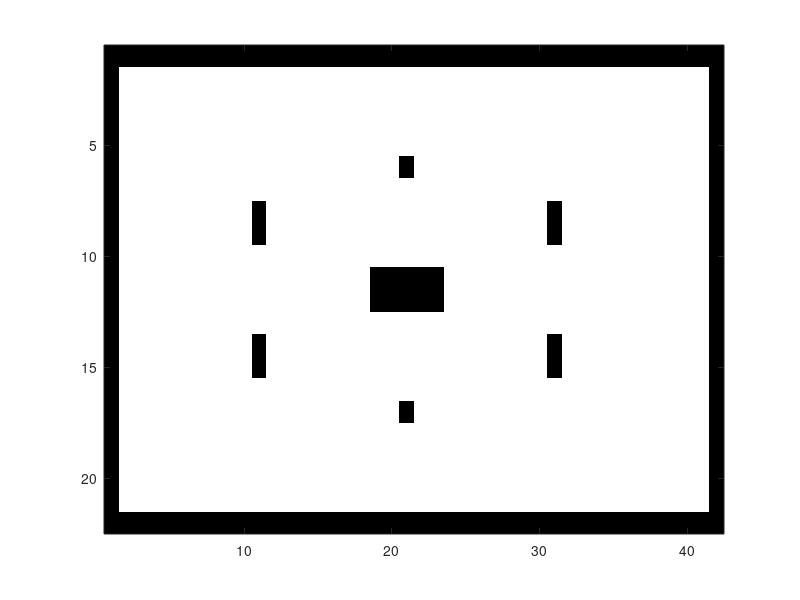

This figure's MATLAB source: (Note: this script raises an error after producing the figure.)
clear all; close all;

% Setup
N_gen = 10;
N_sims = 5;

% Environment Setup
% -1 = non-accessible, 0 = empty, 1 = painted
% 1 = forward,  0 = left, -1 = right
x_max = 42;
y_max = 22;
environment = zeros(y_max, x_max);
environment(:, [1 end]) = 2;
environment([1 end], :) = 2;

% 3.5 Add furnitures
environment([6 17], 0.5*end) = 2;
environment(0.5*end:0.5*end+1, 0.5*end-2:0.5*end+2) = 2;
environment([8 9], 11) = 2;
environment([8 9], 31) = 2;
environment([14 15], 11) = 2;
environment([14 15], 31) = 2;

% Initial room
figure()
colormap([1 1 1; 1 0.5 1; 0 0 0])
imagesc(environment)

% Chromosomes
% 3 = straight, 4 = left, 5 = right, 6 = random
N_chrom = 20;
L = 54;
chromosome = randi([3 6], L, N_chrom);

% Pre-allocate
empty = zeros(N_gen, N_chrom);
paint = zeros(N_gen, N_chrom);
fitness = zeros(N_gen, N_chrom);
D = zeros(N_gen, 1);
chromosome_new = zeros(L, N_chrom);
temp_mutation = zeros(L, 1);

% Evolve
tic;
for i = 1:N_gen
    for j = 1:N_chrom
        for k = 1:N_sims
            out_environment = OneChromPerf(environment, chromosome(:, j));
            paint(i, j) = nnz(out_environment(2:end-1, 2:end-1));
            fitness(i, j) = fitness(i, j) + paint(i, j)/((x_max-2)*(y_max-2));
        end
    end
    fitness(i, :) = fitness(i, :)./N_sims;
    
    %     % 3.4 Genetic diveristy
    %     for l = 1:L
    %         for
    %         D(i) =
    
    % Single point cross-over
    for j = 1:2:N_chrom
        % Choose parent
        N_chroms = 1:N_chrom;
        cross_over = randsample(N_chroms, 1, 1, fitness(i, :));
        N_chroms(cross_over) = [];
        cross_over(2) = randsample(N_chroms, 1, 1, fitness(i, N_chroms));
        
        % Get two children
        split = randi(L);
        chromosome_new(1:split, j) = chromosome(1:split, cross_over(2));
        chromosome_new(split+1:end, j) = chromosome(split+1:end, cross_over(1));
        chromosome_new(1:split, j+1) = chromosome(1:split, cross_over(1));
        chromosome_new(split+1:end, j+1) = chromosome(split+1:end, cross_over(2));
    end
    
    % Mutate
    for j = 1:N_chrom
        if (rand < 0.05)
            mutate = randi(L);
            chromosome_new(mutate, j) = randi([3 6]);
        end
    end
    
    disp(i/N_gen)
    
    % Update chromosomes
    chromosome = chromosome_new;
end
toc;

% 3.4 Average fitness
% figure()
plot(1:N_gen, mean(fitness, 2))